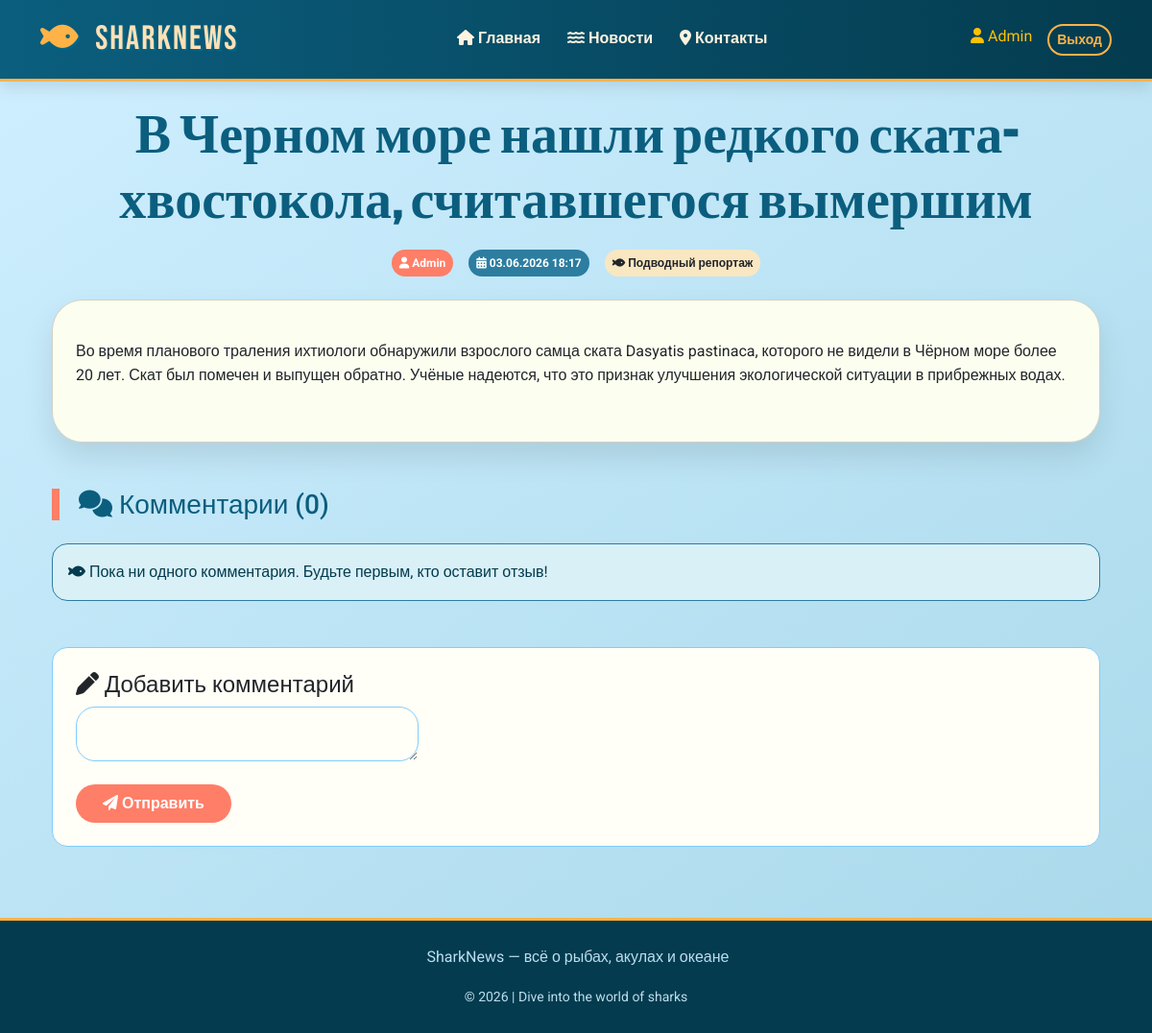
Page /news/5/ (signed in) on the committed database.
### newsapp/models.py (models this page shows)
class News(models.Model):
    title = models.CharField(max_length=200)
    content = models.TextField()
    author = models.ForeignKey(User, on_delete=models.CASCADE)
    pub_date = models.DateTimeField(default=timezone.now)
    image = models.ImageField(upload_to='news/', blank=True, null=True)

### newsapp/views.py (the view)
# urls.py: path('news/<int:pk>/', views.news_detail, name='news_detail'),
def news_detail(request, pk):
    item = get_object_or_404(News, pk=pk)
    if request.method == 'POST' and request.user.is_authenticated:
        form = CommentForm(request.POST)
        if form.is_valid():
            c = form.save(commit=False)
            c.news = item
            c.user = request.user
            c.save()
            return redirect('news_detail', pk=pk)
    else:
        form = CommentForm()
    return render(request, 'news_detail.html', {'news': item, 'form': form, 'comments': item.comments.all()})

### newsapp/forms.py
class CommentForm(forms.ModelForm):
    class Meta:
        model = Comment
        fields = ['text']
        widgets = {'text': forms.Textarea(attrs={'rows': 2})}

### newsapp/templates/news_detail.html (shortened to what this page needs)
{% extends 'base.html' %}
{% block content %}
<div class="container">
    <div class="text-center mb-4">
        <h1 class="display-4 fw-bold" style="color: #0b5e7e; font-family: 'Bebas Neue', cursive;">{{ news.title }}</h1>
        <div class="d-flex justify-content-center align-items-center gap-3 mt-3">
            <span class="badge bg-coral p-2"><i class="fas fa-user"></i> {{ news.author.username }}</span>
            <span class="badge bg-ocean p-2"><i class="fas fa-calendar-alt"></i> {{ news.pub_date|date:"d.m.Y H:i" }}</span>
            <span class="badge bg-sand text-dark p-2"><i class="fas fa-fish"></i> Подводный репортаж</span>
        </div>
    </div>
    <div class="card p-4 mb-5" style="background: rgba(255,255,240,0.95); border-radius: 32px; box-shadow: 0 15px 30px rgba(0,0,0,0.1);">
        <p class="lead">{{ news.content|linebreaks }}</p>
    </div>
    <div class="mb-5">
        <h3 class="mb-4" style="color: #0b5e7e; border-left: 8px solid #ff7e67; padding-left: 20px;">
            <i class="fas fa-comments"></i> Комментарии ({{ comments.count }})
        </h3>
        {% for c in comments %}
        <div class="mb-3 p-3 rounded-4" style="background: #e6f7ff; border-left: 5px solid #ff7e67; transition: 0.2s;">
            <div class="d-flex justify-content-between align-items-center">
                <strong><i class="fas fa-user-circle"></i> {{ c.user.username }}</strong>
                <small class="text-muted"><i class="fas fa-clock"></i> {{ c.created_date|date:"d.m.Y H:i" }}</small>
            </div>
            <p class="mt-2 mb-0">{{ c.text }}</p>
        </div>
        {% empty %}
        <div class="alert alert-info rounded-4" role="alert">
            <i class="fas fa-fish"></i> Пока ни одного комментария. Будьте первым, кто оставит отзыв!
        </div>
        {% endfor %}
    </div>
    {% if user.is_authenticated %}
    <div class="card p-4 rounded-4" style="background: #fffef7; border: 1px solid #7fcdff;">
        <h4><i class="fas fa-pen"></i> Добавить комментарий</h4>
        <form method="post">
            <div class="mb-3">
                {{ form.text }}
            </div>
            <button type="submit" class="btn btn-coral"><i class="fas fa-paper-plane"></i> Отправить</button>
        </form>
    </div>
    {% else %}
    <div class="alert alert-warning rounded-4 text-center">
        <i class="fas fa-info-circle"></i> Чтобы оставить комментарий, <a href="/login/" class="alert-link">войдите</a> или <a href="/register/" class="alert-link">зарегистрируйтесь</a>.
    </div>
    {% endif %}
</div>
{% endblock %}

### newsapp/templates/base.html (shortened to what this page needs)
<!DOCTYPE html>
<html lang="ru">
<head>
    <link href="https://cdn.jsdelivr.net/npm/bootstrap@5.3.0/dist/css/bootstrap.min.css" rel="stylesheet">
    <link rel="stylesheet" href="https://cdnjs.cloudflare.com/ajax/libs/font-awesome/6.0.0-beta3/css/all.min.css">
</head>
<body>
<nav class="navbar navbar-expand-lg navbar-marine">
    <div class="container">
        <a class="navbar-brand" href="/">
            <i class="fas fa-fish"></i> SharkNews
        </a>
        <div class="collapse navbar-collapse" id="marineNav">
            <ul class="navbar-nav mx-auto">
                <li class="nav-item"><a class="nav-link" href="/"><i class="fas fa-home"></i> Главная</a></li>
                <li class="nav-item"><a class="nav-link" href="/news/"><i class="fas fa-water"></i> Новости</a></li>
                <li class="nav-item"><a class="nav-link" href="/contacts/"><i class="fas fa-map-marker-alt"></i> Контакты</a></li>
            </ul>
            <div class="d-flex">
                {% if user.is_authenticated %}
                    <span class="text-warning me-3"><i class="fas fa-user"></i> {{ user.username }}</span>
                    <a href="/logout/" class="btn btn-outline-light btn-sm">Выход</a>
                {% else %}
                    <a href="/login/" class="btn btn-outline-light me-2">Вход</a>
                    <a href="/register/" class="btn btn-coral">Регистрация</a>
                {% endif %}
            </div>
        </div>
    </div>
</nav>
<div class="container py-4">
    {% block content %}
    {% endblock %}
</div>
<footer class="footer-deep text-center">
    <div class="container">
        <p> SharkNews — всё о рыбах, акулах и океане</p>
        <small>© 2026 | Dive into the world of sharks</small>
    </div>
</footer>
</body>
</html>

### newsapp/templates/base.html (style rules this page uses)
:root { --deep-ocean: #0b3b4f; --wave-blue: #2c7da0; --coral: #ff7e67; --sand: #f9e7c2; --light-cyan: #d9f0f7; }
body { font-family: 'Roboto', sans-serif; background: linear-gradient(145deg, #cfefff 0%, #a8d8ea 100%); color: #05314b; line-height: 1.6; }
.navbar-marine { background: linear-gradient(90deg, #0b5e7e, #043b4e); border-bottom: 3px solid #ffb347; box-shadow: 0 6px 15px rgba(0,0,0,0.1); }
.navbar-brand { font-family: 'Bebas Neue', cursive; font-size: 2.2rem; letter-spacing: 2px; color: #ffe0b5 !important; text-shadow: 2px 2px 0 #006688; }
.navbar-brand i { color: #ffb347; margin-right: 8px; }
.nav-link { font-weight: 600; color: #fff3e0 !important; margin: 0 6px; transition: 0.2s; border-bottom: 2px solid transparent; }
.btn-outline-light { border: 2px solid #ffb347; color: #ffb347; border-radius: 30px; font-weight: bold; }
.btn-coral { background: #ff7e67; border: none; border-radius: 30px; padding: 6px 22px; font-weight: bold; color: white; transition: 0.2s; }
input, textarea, select { border-radius: 20px !important; border: 1px solid #7fcdff !important; background: #fffef7 !important; }
.footer-deep { background: #043b4e; color: #bbdef0; margin-top: 50px; padding: 25px 0; border-top: 3px solid #ffb347; }

### newsapp/templates/news_detail.html (style rules this page uses)
.bg-coral { background-color: #ff7e67; color: white; border-radius: 40px; }
.bg-ocean { background-color: #2c7da0; color: white; border-radius: 40px; }
.bg-sand { background-color: #f9e7c2; border-radius: 40px; }
.btn-coral { background: #ff7e67; border: none; border-radius: 40px; padding: 8px 28px; color: white; font-weight: bold; transition: 0.2s; }
.alert-info { background: #d9f0f7; border-color: #2c7da0; color: #043b4e; }

### rows in the picture
News: title "В Черном море нашли редкого ската-хвостокола, считавшегося вымершим", author.username "Admin", pub_date "03.06.2026 18:17", content "Во время планового траления ихтиологи обнаружили взрослого самца ската Dasyatis pastinaca, которого не видели в Чёрном море более 20 лет. Скат был помечен и выпущен обратно. Учёные надеются, что это признак улучшения экологической ситуации в прибрежных водах.", count "0"

### other values in the picture
{{ user.username }} "Admin"
